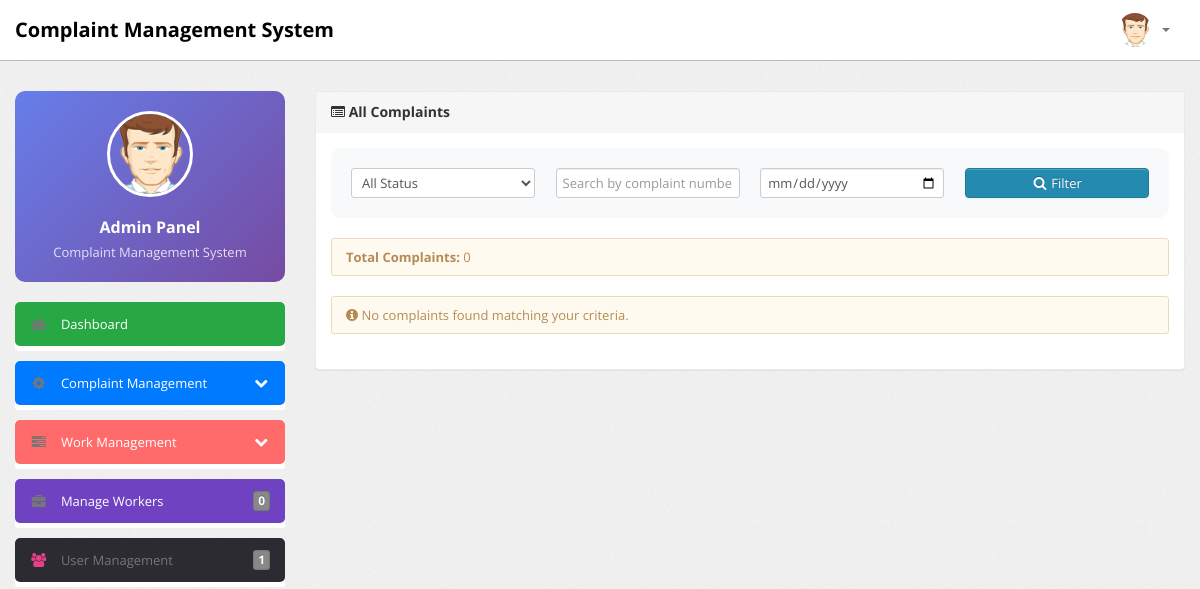
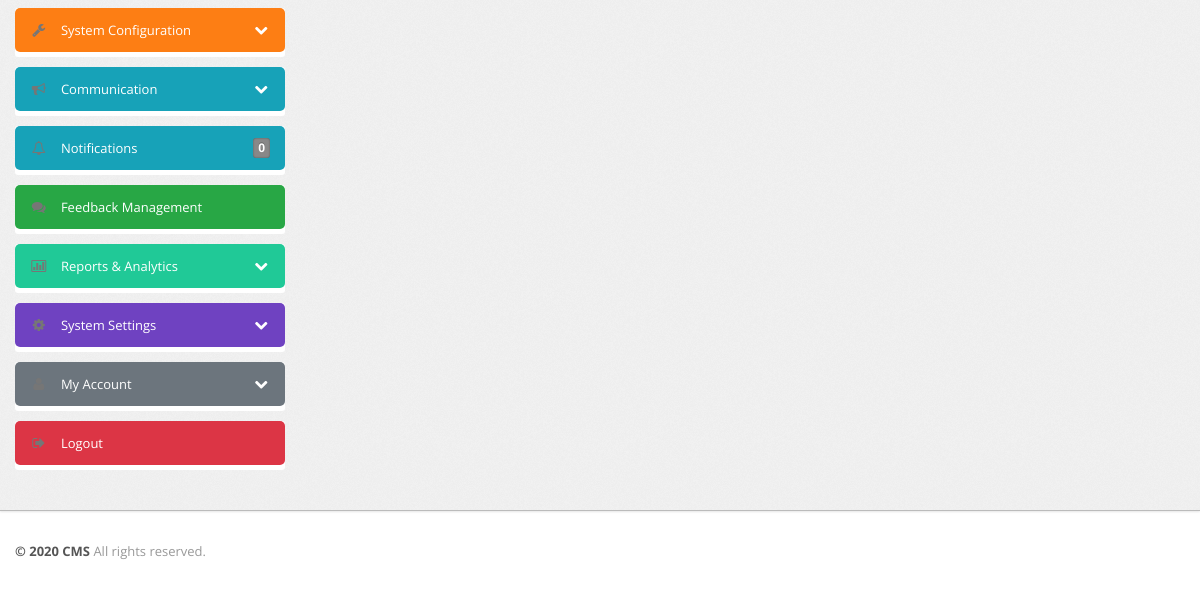
The app's page /admin/all-complaints.php (signed in), older data (2 pictures, top to bottom).
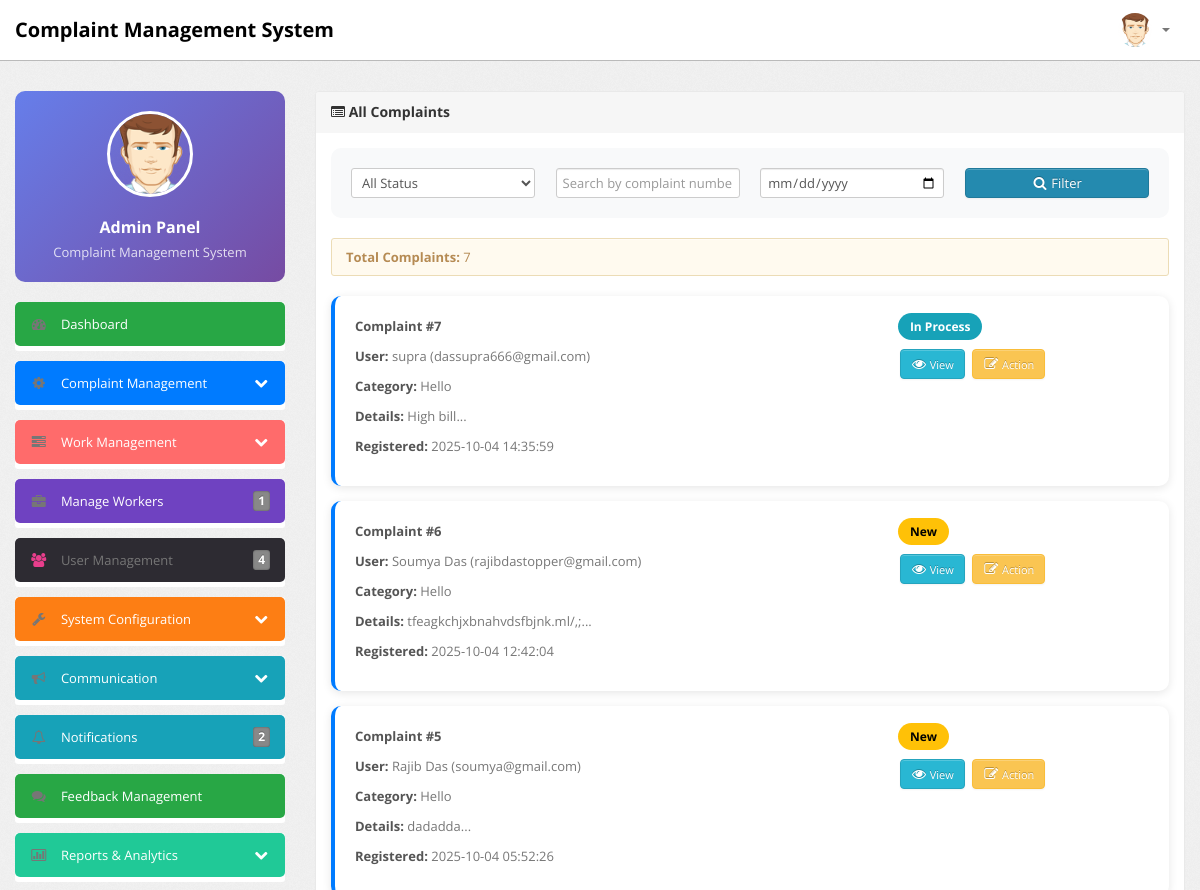
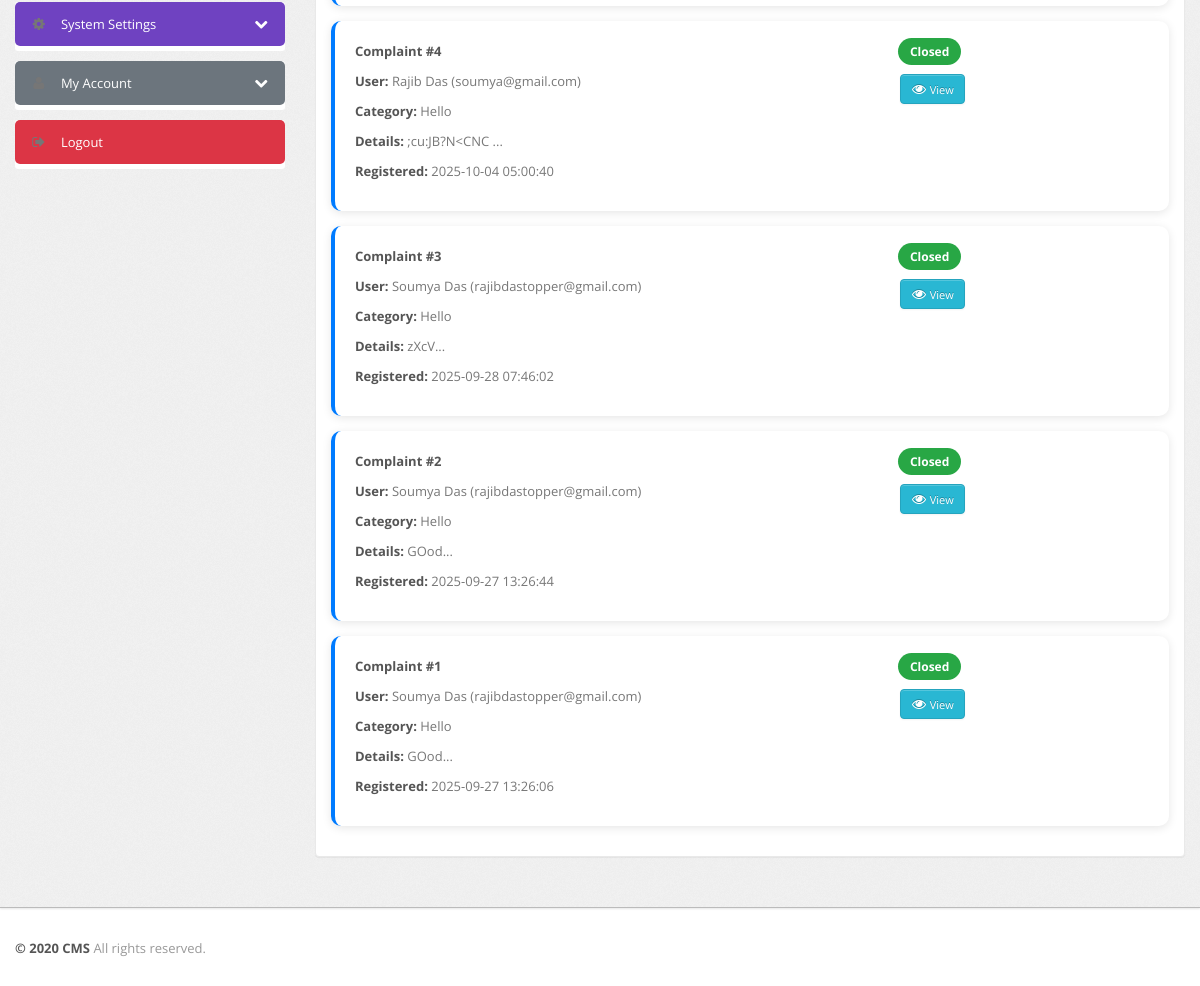
The same page, newer data (2 pictures, top to bottom).
### tables this page shows
CREATE TABLE `tblcomplaints` (
  `complaintNumber` int(11) NOT NULL,
  `userId` int(11) NOT NULL,
  `category` int(11) NOT NULL,
  `subcategory` varchar(255) NOT NULL,
  `complaintType` varchar(255) NOT NULL,
  `state` varchar(255) NOT NULL,
  `noc` varchar(255) NOT NULL,
  `complaintDetails` mediumtext NOT NULL,
  `complaintFile` varchar(255) DEFAULT NULL,
  `regDate` timestamp NOT NULL DEFAULT current_timestamp(),
  `status` varchar(50) DEFAULT NULL,
  `lastUpdationDate` timestamp NOT NULL DEFAULT '0000-00-00 00:00:00' ON UPDATE current_timestamp()
);

CREATE TABLE `users` (
  `id` int(11) NOT NULL,
  `fullName` varchar(100) NOT NULL,
  `userEmail` varchar(100) NOT NULL,
  `password` varchar(255) NOT NULL,
  `contactNo` varchar(15) NOT NULL,
  `address` varchar(255) NOT NULL,
  `consumerId` varchar(50) NOT NULL,
  `status` tinyint(1) NOT NULL DEFAULT 1,
  `regDate` timestamp NOT NULL DEFAULT current_timestamp()
);

CREATE TABLE `category` (
  `id` int(11) NOT NULL,
  `categoryName` varchar(255) NOT NULL,
  `categoryDescription` longtext NOT NULL,
  `creationDate` timestamp NOT NULL DEFAULT current_timestamp(),
  `updationDate` varchar(255) NOT NULL
);

### admin/all-complaints.php (the view, shortened to what the changed rows need)
<?php
if(strlen($_SESSION['alogin'])==0) {
    header('location:index.php');
}
else{
?>
<!DOCTYPE html>
<html lang="en">
<head>
    <link type="text/css" href="bootstrap/css/bootstrap.min.css" rel="stylesheet">
    <link type="text/css" href="bootstrap/css/bootstrap-responsive.min.css" rel="stylesheet">
    <link type="text/css" href="css/theme.css" rel="stylesheet">
    <link type="text/css" href="images/icons/css/font-awesome.css" rel="stylesheet">
</head>
<body>
    <?php include('include/header.php');?>
    <div class="wrapper">
        <div class="container">
            <div class="row">
                <?php include('include/sidebar.php');?>
                <div class="span9">
                    <div class="content">
                        <div class="module">
                            <div class="module-head">
                                <h3><i class="icon-list-alt"></i> All Complaints</h3>
                            </div>
                            <div class="module-body">
                                <div class="filter-section">
                                    <form method="get" class="form-horizontal">
                                        <div class="row-fluid">
                                            <div class="span3">
                                                <select name="status" class="span12">
                                                    <option value="">All Status</option>
                                                </select>
                                            </div>
                                            <div class="span3">
                                                <input type="text" name="search" class="span12" placeholder="Search by complaint number or user..." value="<?php echo isset($_GET['search'])?htmlentities($_GET['search']):''; ?>">
                                            </div>
                                            <div class="span3">
                                                <input type="date" name="date" class="span12" value="<?php echo isset($_GET['date'])?htmlentities($_GET['date']):''; ?>">
                                            </div>
                                            <div class="span3">
                                                <button type="submit" class="btn btn-primary span12"><i class="icon-search"></i> Filter</button>
                                            </div>
                                        </div>
                                    </form>
                                </div>
                                <div class="complaints-list">
                                    <?php
                                    $where = "WHERE 1=1";
                                    $query = mysqli_query($bd, "SELECT c.*, u.fullName, u.userEmail, cat.categoryName
                                                              FROM tblcomplaints c
                                                              JOIN users u ON c.userId = u.id
                                                              JOIN category cat ON c.category = cat.id
                                                              $where
                                                              ORDER BY c.regDate DESC");
                                    $total = mysqli_num_rows($query);
                                    ?>
                                    <div class="alert alert-info">
                                        <strong>Total Complaints:</strong> <?php echo $total; ?>
                                    </div>
                                    <?php while($row = mysqli_fetch_array($query)) {
                                        $statusClass = '';
                                        $statusText = 'New';
                                        if($row['status'] === null) {
                                            $statusClass = 'status-new';
                                        } elseif($row['status'] == 'in process') {
                                            $statusClass = 'status-process';
                                            $statusText = 'In Process';
                                        } elseif($row['status'] == 'closed') {
                                            $statusClass = 'status-closed';
                                            $statusText = 'Closed';
                                        }
                                    ?>
                                    <div class="complaint-card">
                                        <div class="row-fluid">
                                            <div class="span8">
                                                <h5><strong>Complaint #<?php echo htmlentities($row['complaintNumber']); ?></strong></h5>
                                                <p><strong>User:</strong> <?php echo htmlentities($row['fullName']); ?> (<?php echo htmlentities($row['userEmail']); ?>)</p>
                                                <p><strong>Category:</strong> <?php echo htmlentities($row['categoryName']); ?></p>
                                                <p><strong>Details:</strong> <?php echo substr(htmlentities($row['complaintDetails']), 0, 100); ?>...</p>
                                                <p><strong>Registered:</strong> <?php echo htmlentities($row['regDate']); ?></p>
                                            </div>
                                            <div class="span4 text-right">
                                                <span class="status-badge <?php echo $statusClass; ?>"><?php echo $statusText; ?></span>
                                                <div class="action-buttons" style="margin-top: 10px;">
                                                    <a href="complaint-details.php?cid=<?php echo htmlentities($row['complaintNumber']); ?>" class="btn btn-info btn-small">
                                                        <i class="icon-eye-open"></i> View
                                                    </a>
                                                    <?php if($row['status'] != 'closed') { ?>
                                                    <a href="javascript:void(0);" onClick="popUpWindow('updatecomplaint.php?cid=<?php echo htmlentities($row['complaintNumber']); ?>');" class="btn btn-warning btn-small">
                                                        <i class="icon-edit"></i> Action
                                                    </a>
                                                    <?php } ?>
                                                </div>
                                            </div>
                                        </div>
                                    </div>
                                    <?php } ?>
                                    <?php if($total == 0) { ?>
                                    <div class="alert alert-warning text-center">
                                        <i class="icon-info-sign"></i> No complaints found matching your criteria.
                                    </div>
                                    <?php } ?>
                                </div>
                            </div>
                        </div>
                    </div>
                </div>
            </div>
        </div>
    </div>
    <?php include('include/footer.php');?>
</body>
</html>
<?php } ?>

### admin/include/sidebar.php (shortened to what the changed rows need)
<?php
include('include/config.php');
?>
<div class="span3">
    <div class="sidebar">
        <div class="widget widget-profile unstyled" style="background: linear-gradient(135deg, #667eea 0%, #764ba2 100%); color: white; padding: 20px; border-radius: 10px; margin-bottom: 20px; text-align: center;">
            <div class="profile-avatar">
                <img src="images/user.png" style="width: 80px; height: 80px; border-radius: 50%; border: 3px solid white; margin-bottom: 10px;" />
            </div>
            <h4 style="margin: 10px 0 5px 0; color: white;">Admin Panel</h4>
            <p style="margin: 0; opacity: 0.8;">Complaint Management System</p>
        </div>
        <ul class="widget widget-menu unstyled">
            <li>
                <a href="dashboard.php" style="background: #28a745; color: white;">
                    <i class="menu-icon icon-dashboard"></i>
                    Dashboard
                </a>
            </li>
        </ul>
        <ul class="widget widget-menu unstyled">
            <li>
                <a class="collapsed" data-toggle="collapse" href="#toggleComplaints" style="background: #007bff; color: white;">
                    <i class="menu-icon icon-cog"></i>
                    <i class="icon-chevron-down pull-right"></i><i class="icon-chevron-up pull-right"></i>
                    Complaint Management
                </a>
            </li>
        </ul>
        <ul class="widget widget-menu unstyled">
            <li>
                <a class="collapsed" data-toggle="collapse" href="#toggleWorkManagement" style="background: #ff6b6b; color: white;">
                    <i class="menu-icon icon-tasks"></i>
                    <i class="icon-chevron-down pull-right"></i><i class="icon-chevron-up pull-right"></i>
                    Work Management
                </a>
            </li>
        </ul>
        <ul class="widget widget-menu unstyled">
            <li>
                <a href="manage-workers.php" style="background: #6f42c1; color: white;">
                    <i class="menu-icon icon-briefcase"></i>
                    Manage Workers
                    <?php
                    $table_check = mysqli_query($bd, "SHOW TABLES LIKE 'workers'");
                    if(mysqli_num_rows($table_check) > 0) {
                        $active_workers = mysqli_query($bd, "SELECT COUNT(*) as total FROM workers WHERE status='active'");
                        if($active_workers) {
                            $workers_count = mysqli_fetch_array($active_workers)['total'];
                            ?>
                            <b class="label label-primary pull-right"><?php echo $workers_count; ?></b>
                            <?php
                        }
                    }
                    ?>
                </a>
            </li>
        </ul>
        <ul class="widget widget-menu unstyled">
            <li>
                <a href="manage-users.php">
                    <i class="menu-icon icon-group" style="color: #e83e8c;"></i>
                    User Management
                    <?php
                    $rt = mysqli_query($bd, "SELECT * FROM users");
                    $num1 = mysqli_num_rows($rt);
                    ?>
                    <b class="label label-primary pull-right"><?php echo htmlentities($num1); ?></b>
                </a>
            </li>
        </ul>
        <ul class="widget widget-menu unstyled">
            <li>
                <a class="collapsed" data-toggle="collapse" href="#toggleSystemConfig" style="background: #fd7e14; color: white;">
                    <i class="menu-icon icon-wrench"></i>
                    <i class="icon-chevron-down pull-right"></i><i class="icon-chevron-up pull-right"></i>
                    System Configuration
                </a>
            </li>
        </ul>
        <ul class="widget widget-menu unstyled">
            <li>
                <a class="collapsed" data-toggle="collapse" href="#toggleCommunication" style="background: #17a2b8; color: white;">
                    <i class="menu-icon icon-bullhorn"></i>
                    <i class="icon-chevron-down pull-right"></i><i class="icon-chevron-up pull-right"></i>
                    Communication
                </a>
            </li>
        </ul>
        <ul class="widget widget-menu unstyled">
            <li>
                <a href="notifications.php" style="background: #17a2b8; color: white;">
                    <i class="menu-icon icon-bell"></i>
                    Notifications
                    <?php
                    $rt = mysqli_query($bd, "SELECT * FROM tblcomplaints where status is null");
                    $num1 = mysqli_num_rows($rt);
                    ?>
                    <b class="label label-info pull-right"><?php echo htmlentities($num1); ?></b>
                </a>
            </li>
        </ul>
        <ul class="widget widget-menu unstyled">
            <li>
                <a href="manage-feedback.php" style="background: #28a745; color: white;">
                    <i class="menu-icon icon-comments"></i>
                    Feedback Management
                </a>
            </li>
        </ul>
        <ul class="widget widget-menu unstyled">
            <li>
                <a class="collapsed" data-toggle="collapse" href="#toggleReports" style="background: #20c997; color: white;">
                    <i class="menu-icon icon-bar-chart"></i>
                    <i class="icon-chevron-down pull-right"></i><i class="icon-chevron-up pull-right"></i>
                    Reports & Analytics
                </a>
            </li>
        </ul>
        <ul class="widget widget-menu unstyled">
            <li>
                <a class="collapsed" data-toggle="collapse" href="#toggleSettings" style="background: #6f42c1; color: white;">
                    <i class="menu-icon icon-cog"></i>
                    <i class="icon-chevron-down pull-right"></i><i class="icon-chevron-up pull-right"></i>
                    System Settings
                </a>
            </li>
        </ul>
        <ul class="widget widget-menu unstyled">
            <li>
                <a class="collapsed" data-toggle="collapse" href="#toggleAccount" style="background: #6c757d; color: white;">
                    <i class="menu-icon icon-user"></i>
                    <i class="icon-chevron-down pull-right"></i><i class="icon-chevron-up pull-right"></i>
                    My Account
                </a>
            </li>
        </ul>
        <ul class="widget widget-menu unstyled">
            <li>
                <a href="logout.php" style="background: #dc3545; color: white;">
                    <i class="menu-icon icon-signout"></i>
                    Logout
                </a>
            </li>
        </ul>
    </div>
</div>

Row changes from the older to the newer data that the page shows:
added tblcomplaints: complaintNumber "7", userId.fullName "supra", userId.userEmail "dassupra666@gmail.com", category.categoryName "Hello", complaintDetails "High bill", regDate "2025-10-04 14:35:59", status "In Process"
added tblcomplaints: complaintNumber "6", userId.fullName "Soumya Das", userId.userEmail "rajibdastopper@gmail.com", category.categoryName "Hello", complaintDetails "tfeagkchjxbnahvdsfbjnk.ml/,;", regDate "2025-10-04 12:42:04", statusText "New"
added tblcomplaints: complaintNumber "5", userId.fullName "Rajib Das", userId.userEmail "soumya@gmail.com", category.categoryName "Hello", complaintDetails "dadadda", regDate "2025-10-04 05:52:26", statusText "New"
added tblcomplaints: complaintNumber "4", userId.fullName "Rajib Das", userId.userEmail "soumya@gmail.com", category.categoryName "Hello", complaintDetails ";cu:JB?N<CNC", regDate "2025-10-04 05:00:40", status "Closed"
added tblcomplaints: complaintNumber "3", userId.fullName "Soumya Das", userId.userEmail "rajibdastopper@gmail.com", category.categoryName "Hello", complaintDetails "zXcV", regDate "2025-09-28 07:46:02", status "Closed"
added tblcomplaints: complaintNumber "2", userId.fullName "Soumya Das", userId.userEmail "rajibdastopper@gmail.com", category.categoryName "Hello", complaintDetails "GOod", regDate "2025-09-27 13:26:44", status "Closed"
added tblcomplaints: complaintNumber "1", userId.fullName "Soumya Das", userId.userEmail "rajibdastopper@gmail.com", category.categoryName "Hello", complaintDetails "GOod", regDate "2025-09-27 13:26:06", status "Closed"
Text that changed along with them:
$workers_count: "0" → "1"
$num1: "1" → "4"
$num1: "0" → "2"
$total: "0" → "7"
text no longer shown: "No complaints found matching your criteria."
